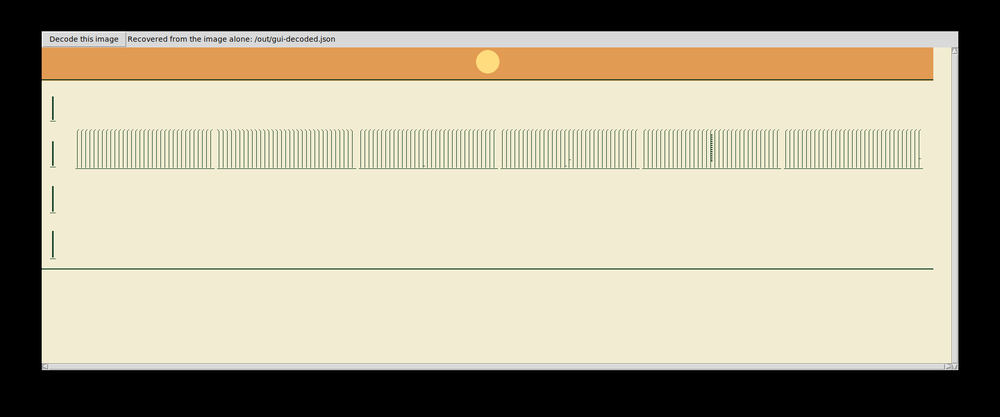
#> input picture research/power-garden/vm/replay-check/Power-Garden-VM.png, 1000 x 417 px, shrunk from 1920 x 800 before the run
$ python jpeg_roundtrip.py ../research/power-garden/vm/replay-check/Power-Garden-VM.png ../research/power-garden/vm/replay-check/native.png 5
#> lines starting #> are read from the running program, lines starting #| are printed output that depends on the picture
"""Test-only JPEG bridge. Production src/stego.js has no codec dependency."""
import sys
from PIL import Image

source, target, quality = sys.argv[1], sys.argv[2], int(sys.argv[3])
with Image.open(source) as image:
#> image is the input picture: PIL image 1000x417 RGB; mean R, G, B 174, 166.9, 145.1
    image.convert("RGB").save(target, "JPEG", quality=quality, optimize=False)
with Image.open(target) as image:
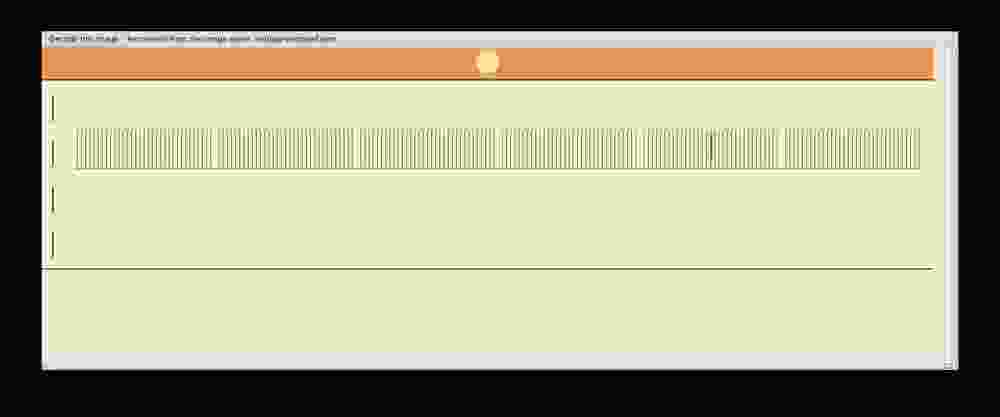
#> image: PIL image 1000x417 RGB; mean R, G, B 168.6, 167.4, 137.8
    image.convert("RGB").save(target + ".ppm", "PPM")
